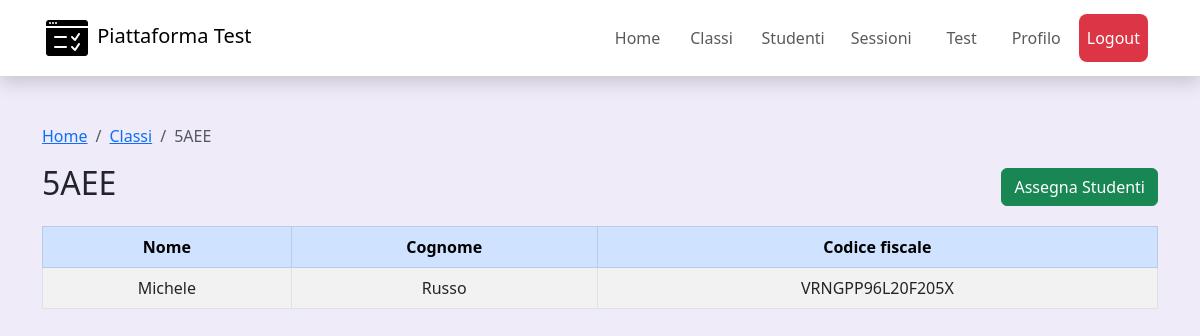
The app's page /frontend/views/visualizza_classe.php?id=2 (signed in) with its own data.
### tables this page shows
CREATE TABLE `classe` (
  `id` int(11) NOT NULL,
  `nome` varchar(25) NOT NULL,
  `anno_scolastico` varchar(9) NOT NULL
);

CREATE TABLE `utente` (
  `codice_fiscale` varchar(16) NOT NULL,
  `nome` varchar(50) NOT NULL,
  `cognome` varchar(50) NOT NULL,
  `login` varchar(50) NOT NULL,
  `password` varchar(100) NOT NULL,
  `ruolo` enum('STUDENTE','DOCENTE','','') NOT NULL DEFAULT 'STUDENTE'
);

### frontend/views/visualizza_classe.php (the view, shortened to what this page needs)
<?php
require("./../../backend/Include/db_connect.php");
$SQL_query = "  SELECT c.nome as nome
            FROM classe
            AS c
           WHERE c.id=? LIMIT 1";
$stmt = $conn->prepare($SQL_query);
$stmt->bind_param("i", $_GET["id"]);
$stmt->execute();
$result = $stmt->get_result();
if ($result && $result->num_rows > 0) {
    $row = $result->fetch_assoc();
    $nome_classe = $row["nome"];
} else {
    header("Location: classi.php");
}
$SQL_query = "  SELECT s.nome AS nome_studente, s.cognome AS cognome_studente, s.codice_fiscale AS cf_studente
            FROM classe
            AS c
            JOIN classe_studente
            AS c_s
            ON c.id = c_s.id_classe
            JOIN utente
            AS s
            ON c_s.cf_studente = s.codice_fiscale
            WHERE s.ruolo='STUDENTE' AND c.id=?";
$stmt = $conn->prepare($SQL_query);
$stmt->bind_param("i", $_GET["id"]);
$stmt->execute();
$result = $stmt->get_result();
?>
<!DOCTYPE html>
<html lang="en">
<head>
    <link href="https://cdn.jsdelivr.net/npm/bootstrap@5.3.0/dist/css/bootstrap.min.css" rel="stylesheet">
</head>
<body style="background-color: rgb(240, 235, 248);">
    <?php include("components/navbar.php") ?>
    <div class="container mt-5">
        <div>
            <nav aria-label="breadcrumb">
                <ol class="breadcrumb">
                    <li class="breadcrumb-item"><a href="index.php">Home</a></li>
                    <li class="breadcrumb-item"><a href="classi.php">Classi</a></li>
                    <li class="breadcrumb-item active"><?php echo $nome_classe ?> </li>
                </ol>
            </nav>
        </div>
        <div class="d-flex justify-content-between align-items-center mb-3">
            <h2><?php echo $nome_classe ?></h2>
            <button type="button" class="btn btn-success" onclick="openModal(<?=$_GET['id']?>)">Assegna Studenti</button>
        </div>
        <table class="table table-bordered table-striped">
            <thead class="table-primary">
                <tr>
                    <th>Nome</th>
                    <th>Cognome</th>
                    <th>Codice fiscale</th>
                </tr>
            </thead>
            <tbody>
                <?php
                if ($result && $result->num_rows > 0) {
                    while ($row = $result->fetch_assoc()) {
                        echo "<tr>";
                        echo "<td>" . htmlspecialchars($row['nome_studente']) . "</td>";
                        echo "<td>" . htmlspecialchars($row['cognome_studente']) . "</td>";
                        echo "<td>" . htmlspecialchars($row['cf_studente']) . "</td>";
                        echo "</tr>";
                    }
                } else {
                    echo "<tr><td colspan='3' class='text-center'>Nessun studente trovato</td></tr>";
                }
                ?>
            </tbody>
        </table>
    </div>
</body>
</html>

### frontend/views/visualizza_classe.php (style rules this page uses)
tr { text-align: center; }

### frontend/views/components/navbar.php (style rules this page uses)
.active { color: #fff; }

### records on screen
classe: nome "5AEE"
utente: nome "Michele", cognome "Russo", codice_fiscale "VRNGPP96L20F205X"
